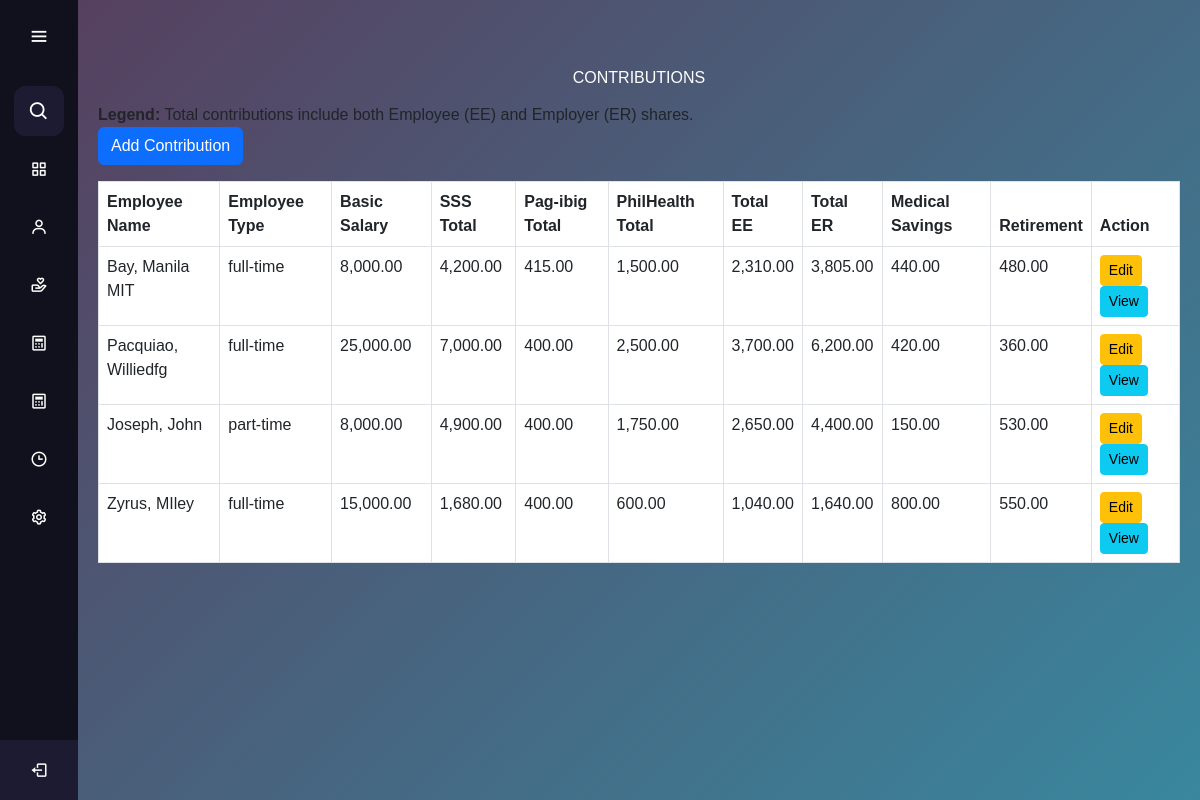
The page /manage_contributions.php on the database as committed earlier.
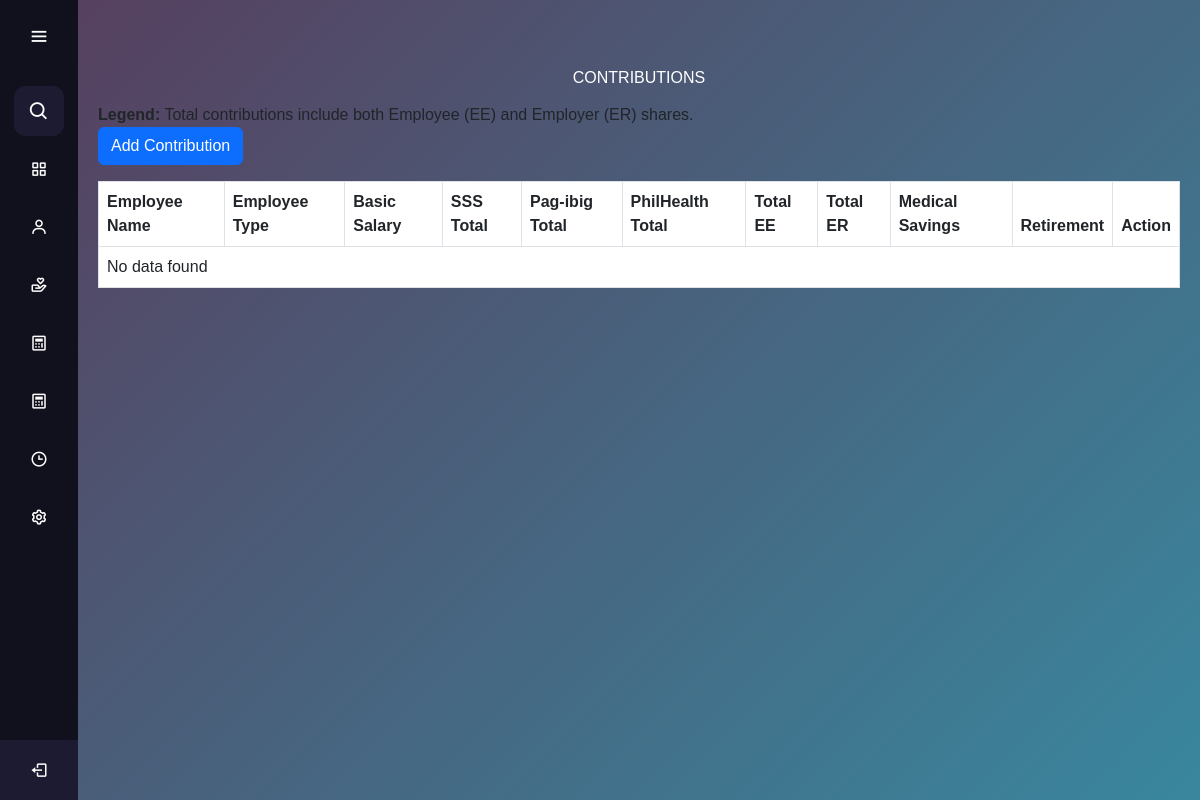
The same page on the database as committed later.
### tables this page shows
CREATE TABLE `contributions` (
  `contributions_id` int(11) NOT NULL,
  `employee_id` int(11) NOT NULL,
  `sss_ee` decimal(11,0) NOT NULL,
  `pag_ibig_ee` decimal(11,0) NOT NULL,
  `philhealth_ee` decimal(11,0) NOT NULL,
  `sss_er` decimal(11,0) NOT NULL,
  `pag_ibig_er` decimal(11,0) NOT NULL,
  `philhealth_er` decimal(11,0) NOT NULL,
  `medical_savings` decimal(10,0) NOT NULL,
  `retirement` decimal(10,0) NOT NULL
);

CREATE TABLE `employees` (
  `employee_id` int(11) NOT NULL,
  `first_name` varchar(255) NOT NULL,
  `last_name` varchar(255) NOT NULL,
  `suffix_title` varchar(50) NOT NULL,
  `employee_type` enum('full-time','part-time') NOT NULL,
  `classification` varchar(255) NOT NULL,
  `basic_salary` decimal(10,2) NOT NULL,
  `honorarium` decimal(10,2) DEFAULT 0.00,
  `incentives` decimal(10,0) NOT NULL,
  `overload_rate` decimal(10,0) NOT NULL,
  `watch_reward` decimal(10,0) NOT NULL,
  `absent_lateRate` decimal(10,0) NOT NULL,
  `created_at` timestamp NOT NULL DEFAULT current_timestamp()
);

### manage_contributions.php (the view, shortened to what this page needs)
<?php
require 'database_connection.php';
$sql = "SELECT
            c.contributions_id,
            e.employee_id,
            CONCAT(e.last_name, ', ', e.first_name, ' ', e.suffix_title) AS Name,
            e.employee_type AS Type,
            e.basic_salary AS Basic,
            c.sss_ee, c.pag_ibig_ee, c.philhealth_ee,
            c.sss_er, c.pag_ibig_er, c.philhealth_er,
            c.medical_savings, c.retirement
        FROM contributions c
        JOIN employees e ON c.employee_id = e.employee_id";
$result = $conn->query($sql);
?>
<!DOCTYPE html>
<html lang="en">
<head>
     <link href="https://cdn.jsdelivr.net/npm/bootstrap@5.3.0-alpha1/dist/css/bootstrap.min.css" rel="stylesheet">
    <link href="https://cdn.jsdelivr.net/npm/bootstrap-icons/font/bootstrap-icons.css" rel="stylesheet">
</head>
<body>
    <?php include 'aside.php'; ?>
    <main>
        <div class="container mt-5 mb-3 text-center text-white">
            <h1>CONTRIBUTIONS</h1>
        </div>
        <p><strong>Legend:</strong> Total contributions include both Employee (EE) and Employer (ER) shares.</p>
        <a href="manage_contributions_add.php" class="btn btn-primary mb-3">Add Contribution</a>
        <div id="contributions-table" style="background-color: white;">
        <table class="table table-bordered" style="background-color: white;">
                <thead>
                    <tr>
                        <th>Employee Name</th>
                        <th>Employee Type</th>
                        <th>Basic Salary</th>
                        <th>SSS Total</th>
                        <th>Pag-ibig Total</th>
                        <th>PhilHealth Total</th>
                        <th>Total EE</th>
                        <th>Total ER</th>
                        <th>Medical Savings</th>
                        <th>Retirement</th>
                        <th>Action</th>
                    </tr>
                </thead>
                <tbody style="background-color: white;">
                    <?php
                    if ($result->num_rows > 0) {
                        while ($row = $result->fetch_assoc()) {
                            $sss_total = $row['sss_ee'] + $row['sss_er'];
                            $pagibig_total = $row['pag_ibig_ee'] + $row['pag_ibig_er'];
                            $philhealth_total = $row['philhealth_ee'] + $row['philhealth_er'];
                            $total_ee = $row['sss_ee'] + $row['pag_ibig_ee'] + $row['philhealth_ee'];
                            $total_er = $row['sss_er'] + $row['pag_ibig_er'] + $row['philhealth_er'];
                            $medical_savings = $row['medical_savings'];
                            $retirement = $row['retirement'];
                            echo "<tr>
                    <td>{$row['Name']}</td>
                    <td>{$row['Type']}</td>
                    <td>" . number_format($row['Basic'], 2) . "</td>
                    <td>" . number_format($sss_total, 2) . "</td>
                    <td>" . number_format($pagibig_total, 2) . "</td>
                    <td>" . number_format($philhealth_total, 2) . "</td>
                    <td>" . number_format($total_ee, 2) . "</td>
                    <td>" . number_format($total_er, 2) . "</td>
                    <td>" . number_format($medical_savings, 2) . "</td>
                    <td>" . number_format($retirement, 2) . "</td>
                    <td>
                        <a href='manage_contributions_edit.php?id={$row['contributions_id']}' class='btn btn-warning btn-sm'>Edit</a>
                        <button class='btn btn-info btn-sm' data-bs-toggle='modal' data-bs-target='#viewModal'
                            onclick='loadModal({$row['contributions_id']})'>View</button>
                    </td>
                </tr>";
                        }
                    } else {
                        echo "<tr><td colspan='11'>No data found</td></tr>";
                    }
                    ?>
                </tbody>
            </table>
        </div>
    </main>
</body>
</html>

### aside.php (shortened to what this page needs)
<link rel="stylesheet" href="styles.css">
<link href='https://unpkg.com/boxicons@2.1.4/css/boxicons.min.css' rel='stylesheet'>
<script src="https://cdn.tailwindcss.com"></script>
<aside class="sidebar">
        <div class="logo-details">
        <i class='bx bx-menu' id="btn"></i>
    </div>
    <ul class="nav-list">
        <li>
            <i class='bx bx-search'></i>
        </li>
        <li>
            <a href="#">
                <i class='bx bx-grid-alt'></i>
            </a>
        </li>
        <li>
            <a href="sidebarManageemployee.php">
                <i class='bx bx-user'></i>
            </a>
        </li>
        <li>
            <a href="manage_contributions.php">
                <i class='bx bx-donate-heart'></i>
            </a>
        </li>
        <li>
            <a href="sidebar.php">
                <i class='bx bx-calculator'></i>
            </a>
        </li>
        <li>
            <a href="computation2.php">
                <i class='bx bx-calculator'></i>
            </a>
        </li>
        <li>
            <a href="manage_overload.php">
                <i class='bx bx-time'></i>
            </a>
        </li>
        <li>
            <a href="">
                <i class='bx bx-cog'></i>
            </a>
        </li>
        <li class="profile">
            <div class="profile-details">
            </div>
            <i class='bx bx-log-out' id="log_out"></i>
        </li>
    </ul>
</aside>

### styles.css (style rules this page uses)
* { margin: 0; padding: 0; box-sizing: border-box; font-family: "Poppins", sans-serif; }
main { margin-left: 78px; padding: 20px; transition: margin-left 0.5s ease; min-height: 100vh; background: linear-gradient( 135deg, #56405f, #39879e ); }
.sidebar { position: fixed; left: 0; top: 0; height: 100%; width: 78px; background: #11101d; padding: 6px 14px; z-index: 1; transition: all 0.5s ease; }
.sidebar .logo-details { height: 60px; display: flex; align-items: center; justify-content: space-between; position: relative; }
.sidebar .logo-details #btn { position: absolute; top: 50%; right: 0; transform: translateY(-50%); font-size: 22px; text-align: center; cursor: pointer; transition: all 0.5s ease; }
.sidebar i { color: #fff; height: 60px; min-width: 50px; font-size: 28px; text-align: center; line-height: 60px; }
.sidebar .nav-list { margin-top: 20px; height: 100%; }
.sidebar li { position: relative; margin: 8px 0; list-style: none; }
.sidebar .bx-search { position: absolute; top: 50%; left: 0; transform: translateY(-50%); font-size: 22px; background: #1d1b31; color: #fff; }
.sidebar li i { height: 50px; line-height: 50px; font-size: 18px; border-radius: 12px; }
.sidebar li a { display: flex; height: 100%; width: 100%; border-radius: 12px; align-items: center; text-decoration: none; transition: all 0.4s ease; background: #11101d; }
.sidebar li.profile { position: fixed; height: 60px; width: 78px; left: 0; bottom: -8px; padding: 10px 14px; background: #1d1b31; transition: all 0.5s ease; overflow: hidden; }
.sidebar li .profile-details { display: flex; align-items: center; flex-wrap: nowrap; }
.sidebar .profile #log_out { position: absolute; top: 50%; right: 0; transform: translateY(-50%); background: #1d1b31; width: 100%; height: 60px; line-height: 60px; transition: all 0.5s ease; }

Rows that differ between the two databases and show on the page:
removed contributions: Name "Bay, Manila MIT", employee.employee_type "full-time", employee.basic_salary "8,000.00", sss_total "4,200.00", pagibig_total "415.00", philhealth_total "1,500.00", total_ee "2,310.00", total_er "3,805.00", medical_savings "440.00", retirement "480.00"
removed contributions: Name "Pacquiao, Williedfg", employee.employee_type "full-time", employee.basic_salary "25,000.00", sss_total "7,000.00", pagibig_total "400.00", philhealth_total "2,500.00", total_ee "3,700.00", total_er "6,200.00", medical_savings "420.00", retirement "360.00"
removed contributions: Name "Joseph, John", employee.employee_type "part-time", employee.basic_salary "8,000.00", sss_total "4,900.00", pagibig_total "400.00", philhealth_total "1,750.00", total_ee "2,650.00", total_er "4,400.00", medical_savings "150.00", retirement "530.00"
removed contributions: Name "Zyrus, MIley", employee.employee_type "full-time", employee.basic_salary "15,000.00", sss_total "1,680.00", pagibig_total "400.00", philhealth_total "600.00", total_ee "1,040.00", total_er "1,640.00", medical_savings "800.00", retirement "550.00"
Other text that changed with them:
text now shown: "No data found"
